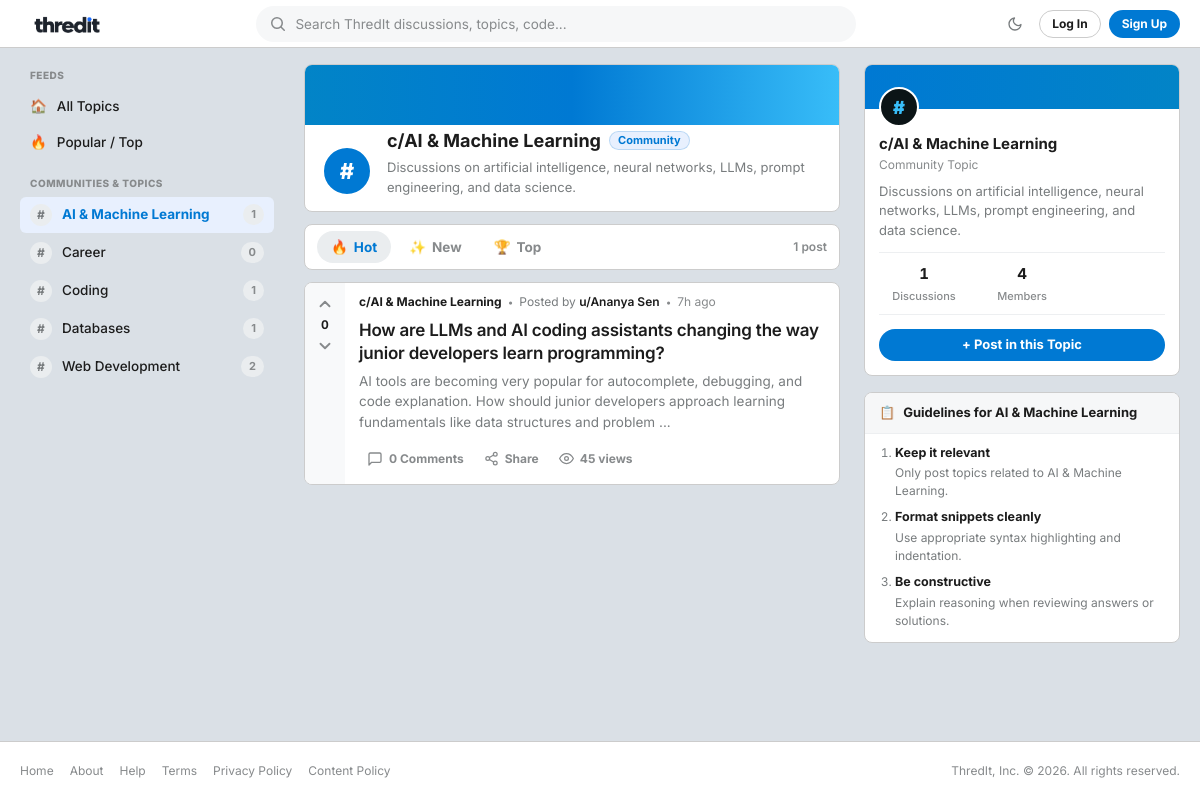
The app's page /public/category.php?id=2 with its own data.
### tables this page shows
CREATE TABLE IF NOT EXISTS `categories` (
    `id` INT UNSIGNED NOT NULL AUTO_INCREMENT,
    `name` VARCHAR(100) NOT NULL,
    `description` TEXT NOT NULL,
    PRIMARY KEY (`id`),
    UNIQUE KEY `uq_categories_name` (`name`)
);

CREATE TABLE IF NOT EXISTS `threads` (
    `id` INT UNSIGNED NOT NULL AUTO_INCREMENT,
    `category_id` INT UNSIGNED NOT NULL,
    `user_id` INT UNSIGNED NOT NULL,
    `title` VARCHAR(255) NOT NULL,
    `body` MEDIUMTEXT NOT NULL,
    `is_pinned` TINYINT(1) NOT NULL DEFAULT 0,
    `is_locked` TINYINT(1) NOT NULL DEFAULT 0,
    `views` INT UNSIGNED NOT NULL DEFAULT 0,
    `created_at` DATETIME NOT NULL DEFAULT CURRENT_TIMESTAMP,
    PRIMARY KEY (`id`),
    INDEX `idx_threads_category` (`category_id`),
    INDEX `idx_threads_user` (`user_id`),
    INDEX `idx_threads_pinned_created` (`is_pinned`, `created_at` DESC),
    CONSTRAINT `fk_threads_category` FOREIGN KEY (`category_id`) REFERENCES `categories` (`id`) ON DELETE CASCADE,
    CONSTRAINT `fk_threads_user` FOREIGN KEY (`user_id`) REFERENCES `users` (`id`) ON DELETE CASCADE
);

CREATE TABLE IF NOT EXISTS `users` (
    `id` INT UNSIGNED NOT NULL AUTO_INCREMENT,
    `name` VARCHAR(100) NOT NULL,
    `email` VARCHAR(191) NOT NULL,
    `password_hash` VARCHAR(255) NOT NULL,
    `role` ENUM('user', 'moderator', 'admin') NOT NULL DEFAULT 'user',
    `is_banned` TINYINT(1) NOT NULL DEFAULT 0,
    `created_at` DATETIME NOT NULL DEFAULT CURRENT_TIMESTAMP,
    PRIMARY KEY (`id`),
    UNIQUE KEY `uq_users_email` (`email`),
    INDEX `idx_users_role` (`role`),
    INDEX `idx_users_banned` (`is_banned`)
);

### public/category.php (the view, shortened to what the rows shown need)
<?php
require_once __DIR__ . '/../includes/functions.php';
$pdo = get_db_connection();
$catId = (int) ($_GET['id'] ?? 0);
$stmt = $pdo->prepare("SELECT * FROM categories WHERE id = :id LIMIT 1");
$stmt->execute([':id' => $catId]);
$category = $stmt->fetch();
require_once __DIR__ . '/../includes/header.php';
$categories = get_all_categories($pdo);
$sort = $_GET['sort'] ?? 'hot';
$sql = "SELECT t.*,
               u.name AS author_name, u.role AS author_role,
               c.name AS category_name,
               COUNT(DISTINCT r.id) AS reply_count,
               COALESCE(SUM(v.value), 0) AS vote_score
        FROM threads t
        INNER JOIN users u ON t.user_id = u.id
        INNER JOIN categories c ON t.category_id = c.id
        LEFT JOIN replies r ON t.id = r.thread_id
        LEFT JOIN votes v ON v.target_type = 'thread' AND v.target_id = t.id
        WHERE t.category_id = :cat_id
        GROUP BY t.id, u.id, u.name, u.role, c.id, c.name ";
if ($sort === 'top') {
    $sql .= "ORDER BY t.is_pinned DESC, vote_score DESC, t.created_at DESC";
} elseif ($sort === 'latest') {
    $sql .= "ORDER BY t.is_pinned DESC, t.created_at DESC";
} else {
    $sql .= "ORDER BY t.is_pinned DESC, (COALESCE(SUM(v.value), 0) * 2 + COUNT(DISTINCT r.id)) DESC, t.created_at DESC";
}
$threadStmt = $pdo->prepare($sql);
$threadStmt->execute([':cat_id' => $catId]);
$threads = $threadStmt->fetchAll();
$userVotes = [];
?>
<div class="reddit-container">
    <aside class="reddit-left-nav" id="left-nav-sidebar">
        <div class="nav-group">
            <ul class="nav-links">
                <?php foreach ($categories as $cat): ?>
                    <li class="nav-link-item <?= (int) $cat['id'] === $catId ? 'active' : '' ?>">
                        <a href="<?= url('public/category.php?id=' . $cat['id']) ?>">
                            <span class="category-circle-icon">#</span>
                            <span class="category-name-text"><?= e($cat['name']) ?></span>
                            <span class="badge-count"><?= (int) $cat['thread_count'] ?></span>
                        </a>
                    </li>
                <?php endforeach; ?>
            </ul>
        </div>
    </aside>
    <main class="reddit-main-feed">
        <div class="card reddit-community-banner-card">
            <div class="banner-inner-content">
                <div class="banner-info-text">
                    <div style="display: flex; align-items: center; gap: 8px; flex-wrap: wrap;">
                        <h1 class="banner-title">c/<?= e($category['name']) ?></h1>
                        <span class="badge badge-category">Community</span>
                    </div>
                    <p class="banner-description"><?= e($category['description']) ?></p>
                </div>
            </div>
        </div>
        <?php if (empty($threads)): ?>
            <div class="card empty-state" id="threads-container">
                <div class="empty-state-icon">📂</div>
                <div class="empty-state-title">No discussions in c/<?= e($category['name']) ?> yet.</div>
                <p style="font-size: 0.875rem; margin-bottom: 1.25rem;">Be the first developer to start a discussion here!</p>
                <a href="<?= url('public/new_thread.php?category_id=' . $catId) ?>" class="btn btn-primary">Start a New Thread</a>
            </div>
        <?php else: ?>
            <div class="reddit-posts-list fade-in-content" id="threads-container">
                <?php foreach ($threads as $t): ?>
                    <?php
                    $userVote = $userVotes[(int) $t['id']] ?? 0;
                    $score = (int) $t['vote_score'];
                    $threadUrl = url('public/thread.php?id=' . $t['id']);
                    ?>
                    <article class="card reddit-post-card <?= $t['is_pinned'] ? 'post-pinned' : '' ?> <?= $t['is_locked'] ? 'post-locked' : '' ?>">
                        <div class="reddit-vote-column">
                            <button type="button" class="reddit-vote-btn vote-up <?= $userVote === 1 ? 'voted' : '' ?>"
                                    data-target-type="thread"
                                    data-target-id="<?= $t['id'] ?>"
                                    data-vote="1"
                                    data-vote-url="<?= url('public/vote.php') ?>"
                                    title="Upvote" aria-label="Upvote">
                                <svg width="18" height="18" viewBox="0 0 24 24" fill="none" stroke="currentColor" stroke-width="2.5" stroke-linecap="round" stroke-linejoin="round">
                                    <polyline points="18 15 12 9 6 15"></polyline>
                                </svg>
                            </button>
                            <span class="reddit-vote-number <?= $score > 0 ? 'score-up' : ($score < 0 ? 'score-down' : '') ?>">
                                <?= $score ?>
                            </span>
                            <button type="button" class="reddit-vote-btn vote-down <?= $userVote === -1 ? 'voted' : '' ?>"
                                    data-target-type="thread"
                                    data-target-id="<?= $t['id'] ?>"
                                    data-vote="-1"
                                    data-vote-url="<?= url('public/vote.php') ?>"
                                    title="Downvote" aria-label="Downvote">
                                <svg width="18" height="18" viewBox="0 0 24 24" fill="none" stroke="currentColor" stroke-width="2.5" stroke-linecap="round" stroke-linejoin="round">
                                    <polyline points="6 9 12 15 18 9"></polyline>
                                </svg>
                            </button>
                        </div>
                        <div class="reddit-post-main">
                            <div class="reddit-post-meta">
                                <span class="reddit-community-pill">c/<?= e($category['name']) ?></span>
                                <span class="meta-dot">&bull;</span>
                                <span class="meta-author">Posted by <strong>u/<?= e($t['author_name']) ?></strong></span>
                                <span class="meta-dot">&bull;</span>
                                <span class="meta-time"><?= time_ago($t['created_at']) ?></span>
                            </div>
                            <h2 class="reddit-post-title">
                                <a href="<?= $threadUrl ?>">
                                    <?= e($t['title']) ?>
                                </a>
                            </h2>
                            <div class="reddit-post-snippet">
                                <?= e(truncate($t['body'], 180)) ?>
                            </div>
                            <div class="reddit-post-actions">
                                <a href="<?= $threadUrl ?>#replies" class="action-pill">
                                    <svg width="16" height="16" viewBox="0 0 24 24" fill="none" stroke="currentColor" stroke-width="2" stroke-linecap="round" stroke-linejoin="round">
                                        <path d="M21 15a2 2 0 0 1-2 2H7l-4 4V5a2 2 0 0 1 2-2h14a2 2 0 0 1 2 2z"></path>
                                    </svg>
                                    <span><?= (int) $t['reply_count'] ?> <?= (int) $t['reply_count'] === 1 ? 'Comment' : 'Comments' ?></span>
                                </a>
                                <button type="button" class="action-pill share-btn" data-url="<?= $threadUrl ?>" title="Copy link to discussion">
                                    <span>Share</span>
                                </button>
                                <div class="action-pill action-views">
                                    <svg width="15" height="15" viewBox="0 0 24 24" fill="none" stroke="currentColor" stroke-width="2" stroke-linecap="round" stroke-linejoin="round">
                                        <path d="M1 12s4-8 11-8 11 8 11 8-4 8-11 8-11-8-11-8z"></path>
                                        <circle cx="12" cy="12" r="3"></circle>
                                    </svg>
                                    <span><?= (int) $t['views'] ?> views</span>
                                </div>
                            </div>
                        </div>
                    </article>
                <?php endforeach; ?>
            </div>
        <?php endif; ?>
    </main>
    <aside class="reddit-right-sidebar">
        <div class="card community-info-card">
            <div class="community-body">
                <div class="community-header-text">
                    <h3 class="community-name">c/<?= e($category['name']) ?></h3>
                    <div class="community-handle">Community Topic</div>
                </div>
                <p class="community-desc">
                    <?= e($category['description']) ?>
                </p>
                <div class="community-metrics">
                    <div class="metric-item">
                    </div>
                    <div class="metric-item">
                    </div>
                </div>
                <a href="<?= url('public/new_thread.php?category_id=' . $catId) ?>" class="btn btn-primary" style="width: 100%; justify-content: center; margin-top: 14px;">
                    + Post in this Topic
                </a>
            </div>
        </div>
        <div class="card community-rules-card">
            <div class="card-header-styled">
                <span>📋</span> Guidelines for <?= e($category['name']) ?>
            </div>
            <ol class="rules-list">
                <li>
                    <strong>Keep it relevant</strong>
                    <div>Only post topics related to <?= e($category['name']) ?>.</div>
                </li>
                <li>
                </li>
                <li>
                </li>
            </ol>
        </div>
    </aside>
</div>
<?php require_once __DIR__ . '/../includes/footer.php'; ?>

### records on screen
categories: name "AI & Machine Learning", thread_count "1", description "Discussions on artificial intelligence, neural networks, LLMs, prompt engineering, and data science."
categories: name "Career", thread_count "0"
categories: name "Coding", thread_count "1"
categories: name "Databases", thread_count "1"
categories: name "Web Development", thread_count "2"
threads: score "0", category.name "AI & Machine Learning", user.name "Ananya Sen", created_at "7h ago", title "How are LLMs and AI coding assistants changing the way junior developers learn programming?", body "AI tools are becoming very popular for autocomplete, debugging, and code explanation. How should junior developers approach learning fundamentals like data structures and problem ...", reply_count "0", views "45"

### other values on screen
count($threads) "1"
$stats['users'] "4"
